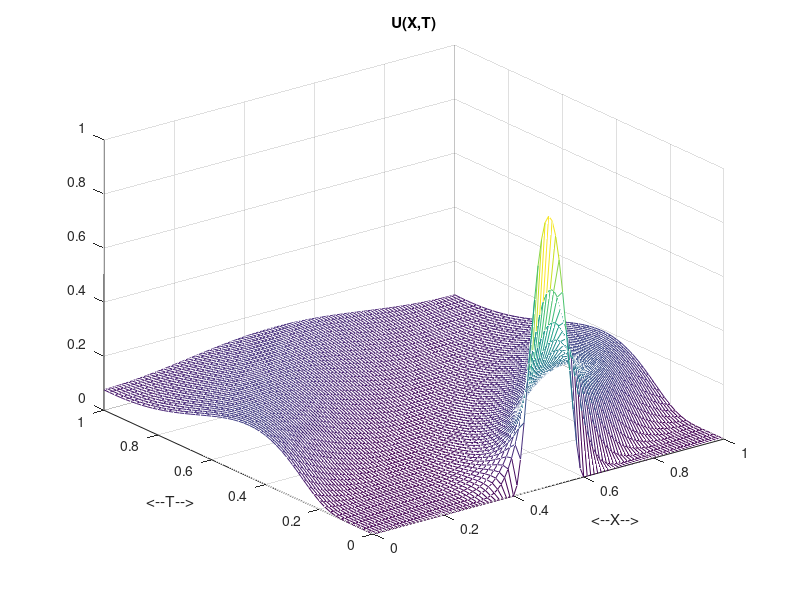

Source code (MATLAB):
function fd1d_advection_lax ( )

%*****************************************************************************80
%
%% FD1D_ADVECTION_LAX solves the advection equation using the LAX method.
%
%  Discussion:
%
%    The Lax method is stable for the advection problem, if the time step
%    satisifies the Courant-Friedrichs-Levy (CFL) condition:
%
%      dt <= dx / c
%
%  Licensing:
%
%    This code is distributed under the GNU LGPL license.
%
%  Modified:
%
%    27 January 2013
%
%  Author:
%
%    John Burkardt
%
  timestamp ( );
  fprintf ( 1, '\n' );
  fprintf ( 1, 'FD1D_ADVECTION_LAX:\n' );
  fprintf ( 1, '  MATLAB version\n' );
  fprintf ( 1, '\n' );
  fprintf ( 1, '  Solve the constant-velocity advection equation in 1D,\n' );
  fprintf ( 1, '    du/dt = - c du/dx\n' );
  fprintf ( 1, '  over the interval:\n' );
  fprintf ( 1, '    0.0 <= x <= 1.0\n' );
  fprintf ( 1, '  with periodic boundary conditions, and\n' );
  fprintf ( 1, '  with a given initial condition\n' );
  fprintf ( 1, '    u(0,x) = (10x-4)^2 (6-10x)^2 for 0.4 <= x <= 0.6\n' );
  fprintf ( 1, '           = 0 elsewhere.\n' );
  fprintf ( 1, '\n' );
  fprintf ( 1, '  We modify the FTCS approach using the Lax method:\n' );
  fprintf ( 1, '    du/dt = (u(t+dt,x)-0.5*u(t,x-dx)-0.5*u(t,x+dx))/dt\n' );
  fprintf ( 1, '    du/dx = (u(t,x+dx)-u(t,x-dx))/2/dx\n' );

  nx = 101;
  dx = 1.0 / ( nx - 1 );
  x = linspace ( 0.0, 1.0, nx );
  nt = 1000;
  dt = 1.0 / nt;
  c = 1.0;

  u = zeros ( 1, nx );
  i = find ( 0.4 <= x & x <= 0.6 );
  u(i) = ( 10.0 * x(i) - 4.0 ).^2 .* ( 6.0 - 10.0 * x(i) ).^2;

  iplot = 1;
  uplot(iplot,:) = u(:)';
  tplot(iplot) = 0.0;
  plotstep = ceil ( nt / 50 );

  fprintf ( 1, '\n' );
  fprintf ( 1, '  Number of nodes NX = %d\n', nx );
  fprintf ( 1, '  Number of time steps NT = %d\n', nt );
  fprintf ( 1, '  Constant velocity C = %g\n', c );
  fprintf ( 1, '  CFL condition: dt (%g) <= dx / c (%g)\n', dt, dx / c );

  im1 = [ nx, 1:nx-2, nx-1 ];
  i   = [ 1,  2:nx-1, nx   ];
  ip1 = [ 2,  3:nx,   1    ];

  for j = 1 : nt

    unew(i) = 0.5 * ( u(im1) + u(ip1) ) - c * dt / dx / 2.0 * ( u(ip1) - u(im1) );
    u(i) = unew(i);

    if ( rem ( j, plotstep ) < 1 )
      iplot = iplot + 1;
      uplot(iplot,:) = u(:)';
      tplot(iplot) = j * dt;
    end

  end
%
%  Plot.
%
  mesh ( x, tplot, uplot );
  xlabel ( '<--X-->' );
  ylabel ( '<--T-->');
  title ( 'U(X,T)');

  filename = 'fd1d_advection_lax.png';
  print ( '-dpng', filename );
  fprintf ( 1, '\n' );
  fprintf ( 1, '  Saving plot as "%s".\n', filename );
%
%  Terminate.
%
  fprintf ( 1, '\n' );
  fprintf ( 1, 'FD1D_ADVECTION_LAX\n' );
  fprintf ( 1, '  Normal end of execution.\n' );
  fprintf ( 1, '\n' );
  timestamp ( );

  return
end
function timestamp ( )

%*****************************************************************************80
%
%% TIMESTAMP prints the current YMDHMS date as a timestamp.
%
%  Licensing:
%
%    This code is distributed under the GNU LGPL license.
%
%  Modified:
%
%    14 February 2003
%
%  Author:
%
%    John Burkardt
%
  t = now;
  c = datevec ( t );
  s = datestr ( c, 0 );
  fprintf ( 1, '%s\n', s );

  return
end
